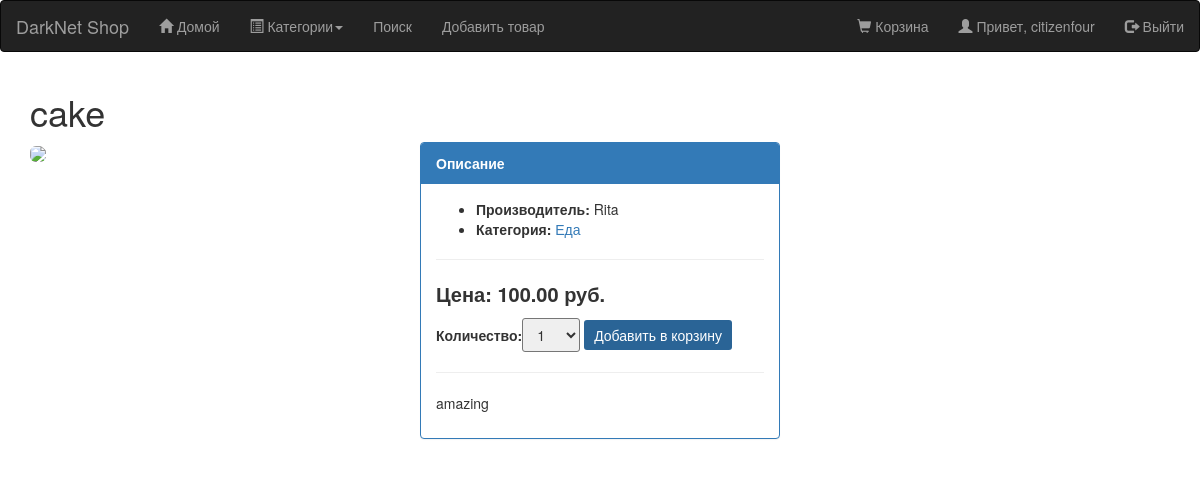
The app's page /24/cake/ (signed in) with its own data.
### core_shop/models.py (models this page shows, shortened)
class Product(models.Model):
    category = models.ForeignKey(Category, related_name='Категория', verbose_name="Категория")
    name = models.CharField(max_length=255, unique=True, verbose_name="Название")
    brand = models.CharField(max_length = 50, verbose_name="Производитель")
    image = models.ImageField(upload_to='product/pictures', default = 'product/no-img.png', verbose_name='Изображение')
    slug = models.SlugField(max_length=255, unique=True, help_text='Уникальное значение для ULR продукта')
    description = models.TextField(blank=True, verbose_name="Описание")
    price = models.DecimalField(max_digits=10, decimal_places=2, verbose_name="Цена")
    count = models.PositiveIntegerField(verbose_name="Количество на складе")
    available = models.BooleanField(default=True, verbose_name="Доступен")
    created_at = models.DateTimeField(auto_now_add=True)
    updated_at = models.DateTimeField(auto_now=True)
    profile = models.ForeignKey(Profile, null=True,  related_name='Профиль')
    class Meta:
        db_table = 'products'
        ordering = ['name']
        index_together = [['id', 'slug']]
        verbose_name = "Продукт"
        verbose_name_plural = "Продукты"

class Category(models.Model):
    name = models.CharField(max_length=50, verbose_name='Категория')
    slug = models.SlugField(max_length=50, unique=True, help_text='Уникальное значение для URL категории')
    description = models.TextField(max_length = 2000)
    is_active = models.BooleanField(default = True)
    created_at = models.DateTimeField(auto_now_add = True)
    updated_at = models.DateTimeField(auto_now = True)
    class Meta:
        db_table = 'categories'
        ordering = ['name']
        verbose_name = 'Категория'
        verbose_name_plural = 'Категории'
    def get_absolute_url(self):
        return reverse('core_shop:product_list_by_category', args=[self.slug])

### core_shop/views.py (the view)
# urls.py: url(r'^(?P<id>\d+)/(?P<slug>[-\w]+)/$', views.product_detail, name='product_detail'),
def product_detail(request, id, slug):
    product = get_object_or_404(Product, id=id, slug=slug)
    cart_product_form = CartAddProductForm()
    return render(request, 'shop/product/detail.html',
                             {'product': product,
                              'cart_product_form': cart_product_form})

### cart/forms.py
class CartAddProductForm(forms.Form):
    quantity = forms.TypedChoiceField(choices=PRODUCT_QUANTITY_CHOICES, coerce=int, label='Количество')
    update = forms.BooleanField(required=False, initial=False, widget=forms.HiddenInput)

### cart/context_processors.py (called while the page is built)
def cart(request):
    return {'cart': Cart(request)}

### core_shop/templates/shop/product/detail.html (shortened to what this page needs)
{% extends 'shop/base.html' %}
{% load static %}
{% block content %}
<h1>{{ product.name }}</h1>
<div class="row">
	<div class="col-sm-4">
		<img class = "img-rounded" src = "http://memepedia.ru/wp-content/uploads/2016/07/GaecXsgZG8Y.jpg"></img>
	</div>
	<div class="col-sm-4">
		<div class = "panel panel-primary">
			<div class = "panel-heading"><b>Описание</b></div>
			<div class = "panel-body">
			<ul>
				<li><b>Производитель: </b> {{ product.brand }}</li>
				<li><b>Категория: </b><a href="{{ product.category.get_absolute_url }}">{{ product.category.name }}</a></li>
			</ul>
			<hr>
			<p class="price"><b>Цена: </b> {{ product.price }} руб.</p>
            {% if user.is_authenticated and product.available %}
            <form action="{% url "cart:CartAdd" product.id %}" method="post">
            {{ cart_product_form }}
            <input type="submit" value="Добавить в корзину">
            </form>
            {% endif %}
            <hr>
		    <span>{{ product.description | linebreaks }}</span>
			</div>
		</div>
	</div>
</div>
<div class="col-sm-4">
</div>
{% endblock %}

### core_shop/templates/shop/base.html (shortened to what this page needs)
{% load static %}
{% load tags %}
<!DOCTYPE html>
<html lang="en">
<head>
	<link rel="stylesheet" href="https://maxcdn.bootstrapcdn.com/bootstrap/3.3.7/css/bootstrap.min.css">
	<link rel="stylesheet" href="{% static "css/style.css" %}">
</head>
<body>
{% block nav %}
<nav class="navbar navbar-inverse">
	<div class="navbar-header">
		<a class="navbar-brand" href="/">DarkNet Shop</a>
	</div>
	<div id="navbarCollapse" class="collapse navbar-collapse">
		<ul class="nav navbar-nav">
			<li class="{% if request.resolver_match.url_name == "product_list" %}active{% endif %}"><a href="/"><span class="glyphicon glyphicon-home"></span> Домой</a></li>
			<li class=dropdown>
				<a class="dropdown-toggle" data-toggle="dropdown" href="#"><span class="glyphicon glyphicon-list-alt"></span> Категории<span class="caret"></span></a>
			</li>
			<li class="{% if request.resolver_match.url_name == "product_filter" %}active{% endif %}"><a href="/filter">Поиск</a></li>
			{% if user.profile.customer %}
			<li class="{% if request.resolver_match.url_name == "product_new" %}active{% endif %}"><a href="{% url 'core_shop:product_new' %}">Добавить товар</a></li>
			{% endif %}
		</ul>
	<ul class="nav navbar-nav navbar-right">
        {% if user.is_authenticated %}
		<li><a href="{% url 'cart:CartDetail' %}"><span class="glyphicon glyphicon-shopping-cart"></span> Корзина</a></li>
		<li><a href="#"><span class='glyphicon glyphicon-user'></span> Привет, {{ user.username  }}</a></li>
		<li><a href="/logout"><span class='glyphicon glyphicon-log-out'></span> Выйти</a></li>
		{% else  %}
		<li><a href="/login"><span class="glyphicon glyphicon-log-in"></span> Войти</a></li>
		{% endif %}
	</ul>
	</div>
</nav>
{% endblock  %}
<section id="content row" class="container">
	{% block content %}{% endblock %}
</section>
</body>
</html>

### core_shop/static/css/style.css (style rules this page uses)
input[type="submit"] { background: #2a6496; border-radius: 3px; border: 0; padding: 5px 10px; color: white; }
.price { font-weight: 600; font-size: 20px; }
#id_quantity { padding: 5px 10px; border-radius: 3px; }

### core_shop/templates/shop/product/detail.html (style rules this page uses)
img { max-width: 300px; }

### records on screen
Product: name "cake", brand "Rita", category.name "Еда", price "100.00", description "amazing"

### other values on screen
{{ user.username }} "citizenfour"
